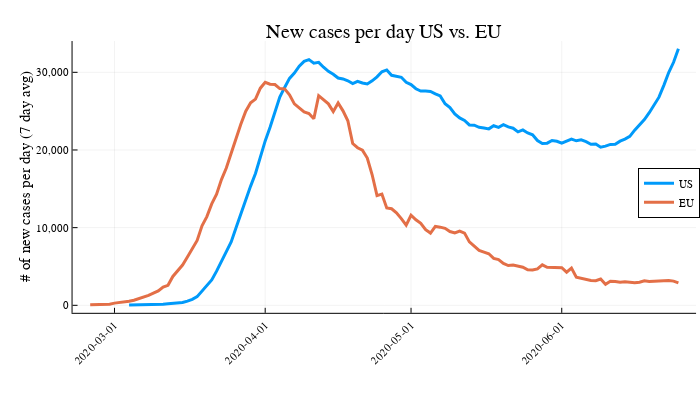

Here is the notebook cell this chart was saved with:
### Code cell
@df confirmedCasesUS plot(:Date, :Value_new_rolling7, label="US", lw=3, legend=:right)
@df confirmedCasesEU plot!(:Date, :Value_new_rolling7, yformatter=fc, xrotation=45, label="EU", lw=3)
plot!(title="New cases per day US vs. EU", ylab="# of new cases per day (7 day avg)")
